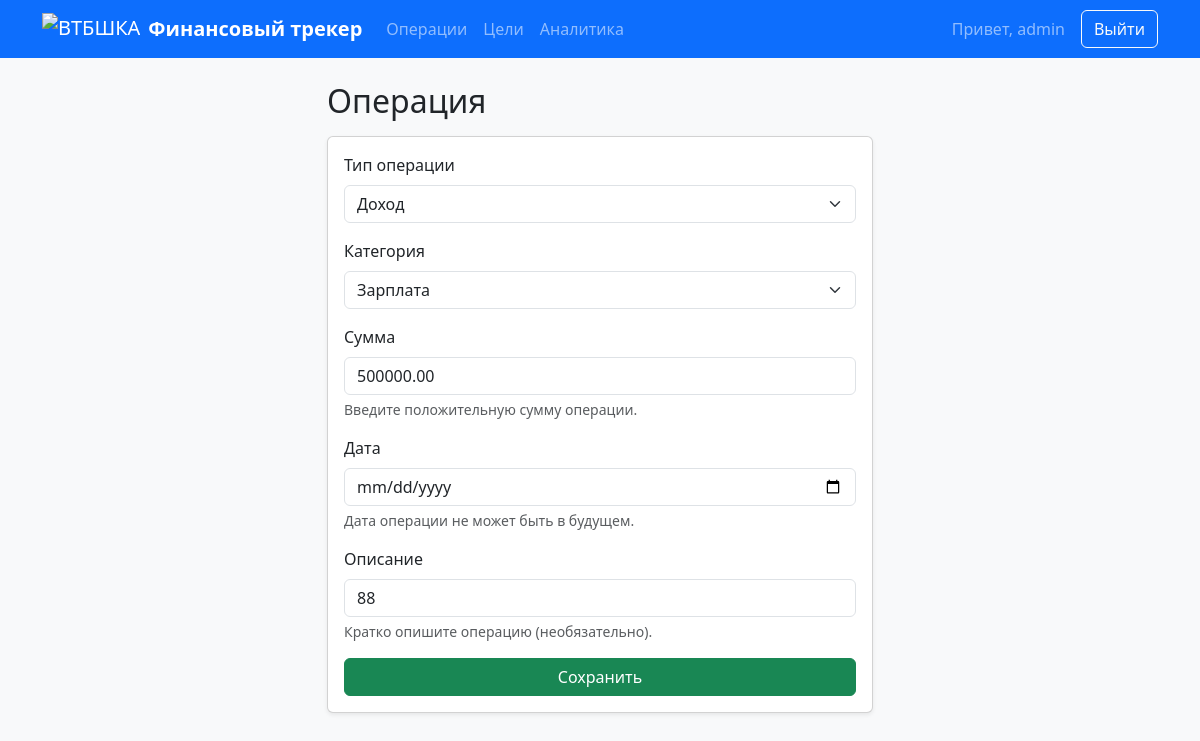
Screenshot of /finance/transactions/19/edit/ (signed in) with the database file from the repository.
### finance/models.py (models this page shows, shortened)
class Transaction(models.Model):
    TYPE_CHOICES = (
        ("income", "Доход"),
        ("expense", "Расход"),
    )
    user = models.ForeignKey(
        User,
        on_delete=models.CASCADE,
        related_name="transactions",
        verbose_name="Пользователь",
    )
    category = models.ForeignKey(
        Category,
        on_delete=models.SET_NULL,
        null=True,
        blank=True,
        verbose_name="Категория",
    )
    type = models.CharField(
        "Тип операции",
        max_length=7,
        choices=TYPE_CHOICES,
    )
    amount = models.DecimalField(
        "Сумма",
        max_digits=12,
        decimal_places=2,
    )
    date = models.DateField(
        "Дата",
        default=timezone.now,
    )
    description = models.CharField(
        "Описание",
        max_length=255,
        blank=True,
    )
    class Meta:
        ordering = ["-date", "-id"]
        verbose_name = "Операция"
        verbose_name_plural = "Операции"

### finance/views.py (the view)
# urls.py: path("transactions/<int:pk>/edit/", views.transaction_update_view, name="transaction_update"),
@login_required
@require_http_methods(["GET", "POST"])
def transaction_update_view(request, pk):
    transaction = get_object_or_404(Transaction, pk=pk, user=request.user)
    if request.method == "POST":
        form = TransactionForm(
            request.POST,
            instance=transaction,
            user=request.user,
        )
        if form.is_valid():
            form.save()
            return redirect("finance:transactions_list")
    else:
        form = TransactionForm(instance=transaction, user=request.user)
    return render(request, "finance/transaction_form.html", {"form": form})

### finance/models.py (called while the page is built)
    def __str__(self) -> str:
        return self.name

### templates/finance/transaction_form.html (shortened to what this page needs)
{% extends "base.html" %}
{% block content %}
<div class="row justify-content-center">
  <div class="col-md-6">
    <h2 class="mb-3">Операция</h2>
    <form method="post" class="card card-body shadow-sm">
      {% for field in form %}
        <div class="mb-3">
          <label for="{{ field.id_for_label }}" class="form-label">
            {{ field.label }}
          </label>
          {{ field }}
          {% if field.help_text %}
            <div class="form-text">{{ field.help_text }}</div>
          {% endif %}
        </div>
      {% endfor %}
      <button type="submit" class="btn btn-success w-100">Сохранить</button>
    </form>
  </div>
</div>
{% endblock %}

### templates/base.html (shortened to what this page needs)
<!doctype html>
<html lang="ru">
<head>
    {% load static %}
    <link href="https://cdn.jsdelivr.net/npm/bootstrap@5.3.3/dist/css/bootstrap.min.css" rel="stylesheet">
</head>
<body class="bg-light">
<nav class="navbar navbar-expand-lg navbar-dark bg-primary mb-4">
    <div class="container">
        <a class="navbar-brand d-flex align-items-center" href="{% url 'finance:dashboard' %}">
            <img src="{% static 'img/vtb-logo1.png' %}"
                 alt="ВТБШКА"
                 height="32"
                 class="me-2">
            <span class="fw-semibold">Финансовый трекер</span>
        </a>
        <div class="collapse navbar-collapse" id="navbarNav">
            {% if user.is_authenticated %}
            <ul class="navbar-nav me-auto">
                <li class="nav-item"><a class="nav-link" href="{% url 'finance:transactions_list' %}">Операции</a></li>
                <li class="nav-item"><a class="nav-link" href="{% url 'finance:goals_list' %}">Цели</a></li>
                <li class="nav-item"><a class="nav-link" href="{% url 'finance:analytics' %}">Аналитика</a></li>
            </ul>
            <span class="navbar-text me-3">Привет, {{ user.username }}</span>
            <form action="{% url 'logout' %}" method="post" class="d-inline">
                <button type="submit" class="btn btn-outline-light">Выйти</button>
            </form>
            {% else %}
            <ul class="navbar-nav ms-auto">
                <li class="nav-item"><a class="nav-link" href="{% url 'login' %}">Вход</a></li>
                <li class="nav-item"><a class="nav-link" href="{% url 'finance:signup' %}">Регистрация</a></li>
            </ul>
            {% endif %}
        </div>
    </div>
</nav>
<main class="container mb-4">
    {% block content %}{% endblock %}
</main>
</body>
</html>

### rows the page displays
Transaction: form "Доход" "Зарплата" "500000.00" "88"

### other values shown
{{ user.username }} "admin"
{{ field.label }} "Тип операции" "Категория" "Сумма" "Дата" "Описание"
{{ field.help_text }} "Введите положительную сумму операции." "Дата операции не может быть в будущем." "Кратко опишите операцию (необязательно)."
